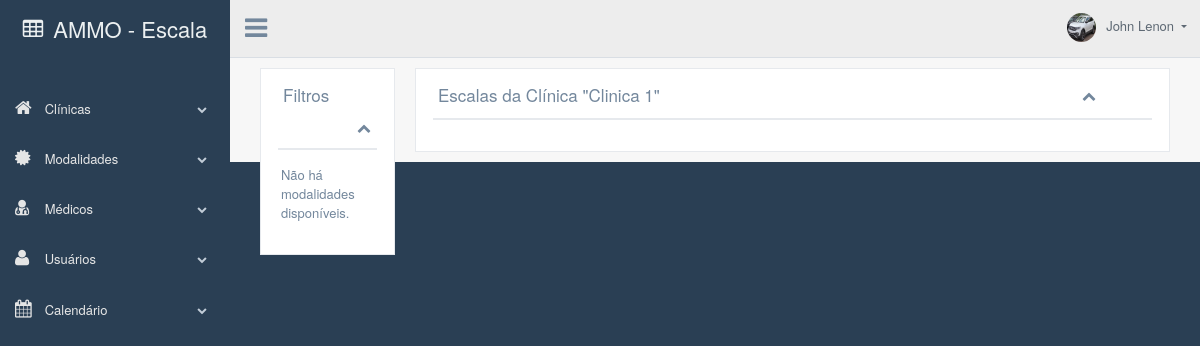
The app's page /calendario.php?clinica=85 (signed in), older data.
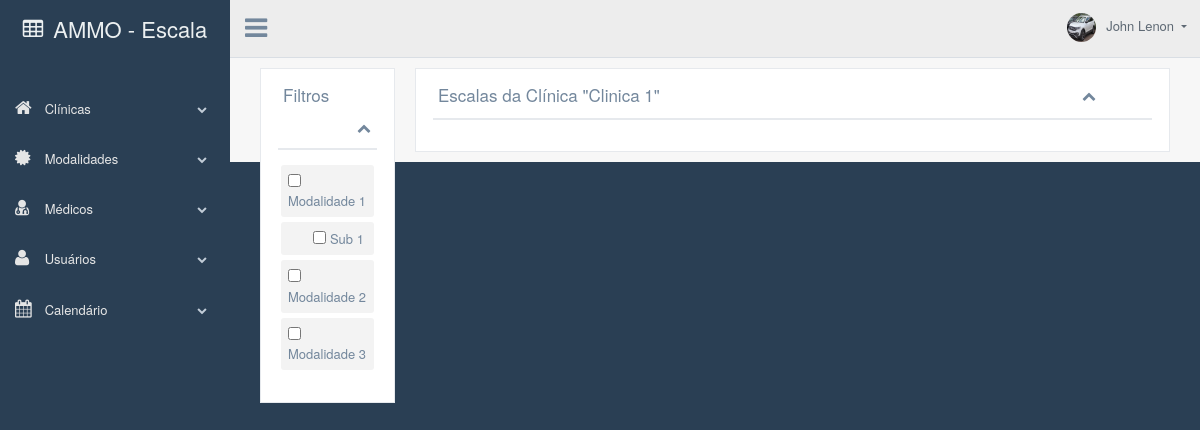
The same page, newer data.
### tables this page shows
CREATE TABLE `detalhes_clinica` (
  `id` int(11) NOT NULL,
  `id_clinica` int(11) NOT NULL,
  `id_modalidade` int(11) NOT NULL,
  `id_medico` int(11) NOT NULL,
  `verificar` int(11) NOT NULL
);

CREATE TABLE `modalidades` (
  `id` int(11) NOT NULL,
  `nome` varchar(255) NOT NULL
);

CREATE TABLE `sub_modalidades` (
  `id` int(11) NOT NULL,
  `id_modalidades` int(11) NOT NULL,
  `nome` varchar(255) NOT NULL
);

### calendario.php (the view, shortened to what the changed rows need)
<!DOCTYPE html>
<html lang="pt-br">
<head>
    <?php include("links.php"); ?>
</head>
<body class="nav-md">
    <div class="container body">
        <div class="main_container">
            <?php include("estrutura/cabecalho.php"); ?>
            <div class="right_col" role="main">
                <div class="col-md-2 col-sm-2 d-flex">
                    <div class="x_panel">
                        <div class="x_title">
                            <h2>Filtros</h2>
                        </div>
                        <div class="x_content">
                            <div class>
                                <ul class="to_do">
                                    <?php
                                    $clinica = $_GET['clinica'];
                                    $sql = "SELECT * FROM detalhes_clinica WHERE id_clinica = $clinica AND id_modalidade <> 0 AND verificar = 1";
                                    $result = $mysqli->query($sql);
                                    if ($result->num_rows > 0) {
                                        foreach ($result as $detalhes_clinica) :
                                    ?>
                                            <li>
                                                <p>
                                                    <input type="checkbox" class="js-switch switch" data-modalidade-id="<?php echo $detalhes_clinica['id_modalidade']; ?>"> <?php
                                                                                                                                                                            $id_modalidade = $detalhes_clinica['id_modalidade'];
                                                                                                                                                                            $sql_modalidade = "SELECT nome FROM modalidades WHERE id = $id_modalidade";
                                                                                                                                                                            $result_modalidade = $mysqli->query($sql_modalidade);
                                                                                                                                                                            if ($result_modalidade->num_rows > 0) {
                                                                                                                                                                                $row_modalidade = $result_modalidade->fetch_assoc();
                                                                                                                                                                                $nome_modalidade = $row_modalidade["nome"];
                                                                                                                                                                                echo "$nome_modalidade";
                                                                                                                                                                            }
                                                                                                                                                                            ?>
                                                </p>
                                            </li>
                                            <?php
                                            $id_modalidade = $detalhes_clinica['id_modalidade'];
                                            $sql_submodalidades = "SELECT * FROM sub_modalidades WHERE id_modalidades = $id_modalidade";
                                            $result_submodalidades = $mysqli->query($sql_submodalidades);
                                            if ($result_submodalidades->num_rows > 0) {
                                                foreach ($result_submodalidades as $sub_modalidades) :
                                            ?>
                                                    <li>
                                                        <p>
                                                            <input type="checkbox" class="js-switch">
                                                            <?php
                                                            $id_submodalidade = $sub_modalidades['id'];
                                                            $sql_submodalidade_nome = "SELECT nome FROM sub_modalidades WHERE id = $id_submodalidade";
                                                            $result_submodalidade_nome = $mysqli->query($sql_submodalidade_nome);
                                                            if ($result_submodalidade_nome->num_rows > 0) {
                                                                $row_submodalidade_nome = $result_submodalidade_nome->fetch_assoc();
                                                                $nome_submodalidade = $row_submodalidade_nome["nome"];
                                                                echo "$nome_submodalidade";
                                                            }
                                                            ?>
                                                        </p>
                                                    </li>
                                            <?php
                                                endforeach;
                                            }
                                            ?>
                                    <?php
                                        endforeach;
                                    } else {
                                        echo "Não há modalidades disponíveis.";
                                    }
                                    ?>
                                </ul>
                            </div>
                        </div>
                    </div>
                </div>
                <div class="">
                    <div class="row">
                        <div class="col-md-12">
                            <div class="x_panel">
                                <div class="x_title">
                                    <h2>Escalas da Clínica "<?php
                                                            $id = $_GET['clinica'];
                                                            $sql = "SELECT nome FROM clinicas WHERE id = $id";
                                                            $result = $mysqli->query($sql);
                                                            if ($result->num_rows > 0) {
                                                                $row = $result->fetch_assoc();
                                                                $nome = $row["nome"];
                                                                echo "$nome";
                                                            }
                                                            ?>"</h2>
                                </div>
                            </div>
                        </div>
                    </div>
                </div>
            </div>
        </div>
    </div>
</body>
</html>

Row changes from the older to the newer data that the page shows:
now on this page (row edited): detalhes_clinica: id_modalidade.nome "Modalidade 1"
added sub_modalidades: nome "Sub 1"
now on this page (row edited): detalhes_clinica: id_modalidade.nome "Modalidade 2"
now on this page (row edited): detalhes_clinica: id_modalidade.nome "Modalidade 3"
Text that changed along with them:
text no longer shown: "Não há modalidades disponíveis."
